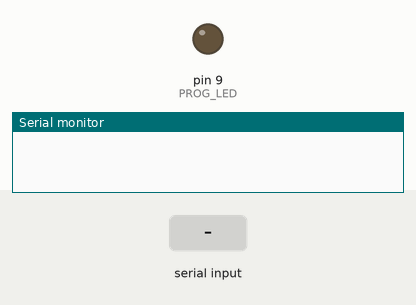
This sketch was run on a simulated Arduino Uno, built with avr-gcc and run on an emulated ATmega328P. Shown: output pins drawn as LEDs (lit = HIGH), the last lines printed to the serial monitor. The test bench sets the inputs (shaded band).

Above: at 0.1 s.
At 2.3 s:
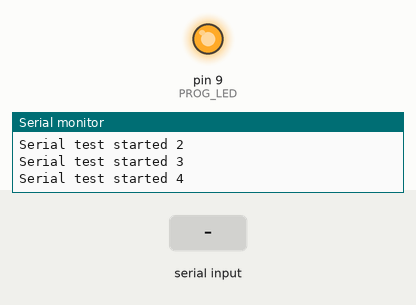
2.4 s: "1" received over the second serial link
Timing chart, 0 to 5.4 s (numbered marks = the images above; inputs shaded):
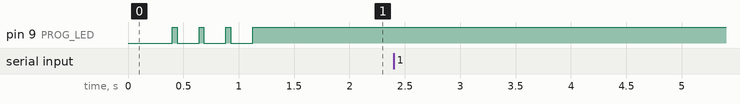

The sketch:

NWI1252-232.ino
```cpp
// 9600 57600 works fine, 115200 not working


#include <SoftwareSerial.h>

#define RS232_out_RX 4
#define RS232_out_TX 5
SoftwareSerial RS232_dat;

//#define RS485_out_RX 6
//#define RS485_out_TX 7
//SoftwareSerial RS485_dat;

#define PROG_LED 9

void setup() {
  pinMode(PROG_LED, OUTPUT);

  Serial.begin(9600);
  //Serial1.begin(9600, SERIAL_8N1, 6, 7);

  // Serial.setTxTimeoutMs(0);
  RS232_dat.begin(9600, SWSERIAL_8N1, RS232_out_RX, RS232_out_TX, false, 95, 11);
  //Serial1.begin(9600, SWSERIAL_8N1, RS485_out_RX, RS485_out_TX, false, 95, 11);
  delay(200);

  digitalWrite(PROG_LED, LOW);
  delay(200);
  digitalWrite(PROG_LED, HIGH);

  Serial.println("\nSerial test started 1");
  RS232_dat.println("\n RS232 Software serial test started 1");
  //Serial1.println("\n RS485 Software serial test started 1");

  digitalWrite(PROG_LED, LOW);
  delay(200);
  digitalWrite(PROG_LED, HIGH);

  Serial.println("\nSerial test started 2");
  RS232_dat.println("\n RS232 Software serial test started 2");
  //Serial1.println("\n RS485 Software serial test started 2");


  digitalWrite(PROG_LED, LOW);
  delay(200);
  digitalWrite(PROG_LED, HIGH);

  Serial.println("\nSerial test started 3");
  RS232_dat.println("\n RS232 Software serial test started 3");
  //Serial1.println("\n RS485 Software serial test started 3");

  digitalWrite(PROG_LED, LOW);
  delay(200);
  digitalWrite(PROG_LED, HIGH);

  Serial.println("\nSerial test started 4");
  RS232_dat.println("\n RS232 Software serial test started 4");
  //Serial1.println("\n RS485 Software serial test started 4");

  // delay(1000);
  // RS485.println("AT\r\n");
}


void loop() {
  while (Serial.available() > 0) {
    RS232_dat.write(Serial.read());
    // yield();
  }

  while (RS232_dat.available() > 0) {
    Serial.write(RS232_dat.read());
    // yield();
  }

//  while (Serial1.available() > 0) {
//    Serial.write(Serial1.read());
//    // yield();
//  }

}
```
